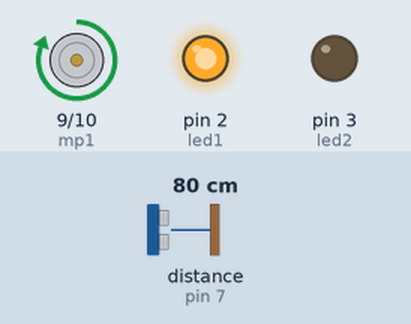
Recording of a sketch running on a simulated Arduino Uno, built with avr-gcc and run on an emulated ATmega328P. On the bench: motor-driver pin pairs drawn as motors (green arrow = first pin HIGH = forward, orange = second pin HIGH = backward, longer = more drive), output pins drawn as LEDs (lit = HIGH). Wiring (inferred from the names in the program): ultrasonic range finder: trigger pin 6; echo pin 7. Inputs (shaded band) come from the test bench; at power-on: distance to the obstacle (sensor on pin 7) 80 cm. The echo pulse lasts 58.3 µs per cm; pins used as bus, display or sensor lines are not drawn; what the sketch prints to the serial monitor is not drawn.

Above: at 1.2 s.
1.3 s: distance to the obstacle (sensor on pin 7) set to 120 cm
Timing chart, 0 to 4.3 s (numbered marks = the images above; inputs shaded):
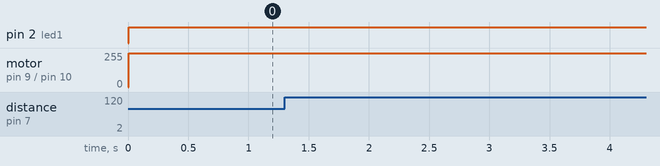

The sketch:

final__code.ino
```cpp
#define mp1 9  // Motor's one pin connected to Arduino PWM pin 9
#define mp2 10  // Motor's another pin connected to Arduino PWM pin 10

const int led1 = 2;  // Forward LED connect to Arduno pin 2
const int led2 = 3;  // Backward LED connect to Arduno pin 2

const int TRIG_PIN = 6; // Arduino pin connected to Ultrasonic Sensor's TRIG pin
const int ECHO_PIN = 7; // Arduino pin connected to Ultrasonic Sensor's ECHO pin
const int DISTANCE_THRESHOLD = 50; // centimeters

float duration_us, distance_cm;

void setup() {
Serial.begin (9600);
pinMode(mp1, OUTPUT);
pinMode(mp2, OUTPUT);
pinMode(led1, OUTPUT);
pinMode(led2, OUTPUT);
pinMode(TRIG_PIN, OUTPUT);
pinMode(ECHO_PIN, INPUT);
}
void forward(){
    analogWrite (mp1, 255);
    analogWrite (mp2, 0);
    digitalWrite (led1, HIGH);
    digitalWrite (led2, LOW);
  }
void backward(){
    delay(3000);
    analogWrite (mp1, 0);
    analogWrite (mp2, 150);
    digitalWrite (led1, LOW);
    digitalWrite (led2, HIGH);
  }

void loop ()
{ // generate pulse in TRIG pin
  digitalWrite(TRIG_PIN, HIGH);
  delayMicroseconds(10);
  digitalWrite(TRIG_PIN, LOW);

  duration_us = pulseIn(ECHO_PIN, HIGH);
  distance_cm = 0.017 * duration_us; // calculate distance in cm

  if(distance_cm > DISTANCE_THRESHOLD)
    forward();
  else
    backward();

 Serial.print("distance: ");
 Serial.print(distance_cm);
 Serial.println(" cm");
  }
```

Measured:
- after the input at 1.3 s, every drawn part: stays the same
